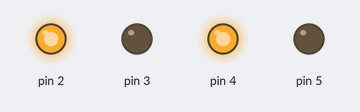
Bench run of a sketch on a simulated Arduino Uno, built with avr-gcc and run on an emulated ATmega328P. Parts: output pins drawn as LEDs (lit = HIGH).

Above: at 0.5 s.
At 2.5 s:
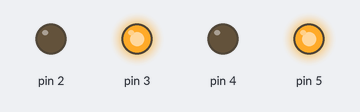
At 3.5 s:
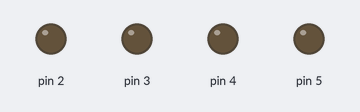
Timing chart, 0 to 5.2 s (numbered marks = the images above):
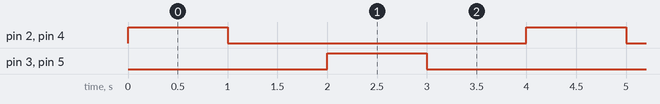

The sketch:

ControlDeGiroDelMotorConArduinoUsandoTransistores_Pag68_.ino
```cpp
 /* TRANSCRITO POR GUSTAVO JARRO CALLIZAYA*/
 /*DEL*/
 /*TEXTO: ROBOTICA CON ARDUINO 1 (SECUNDARI COMUNITARIA PRODUCTIVA
 * ) "TECHHOME"*/
  /* PRACTICA: CONTROL Y GIRO DE MOTOR CON ARDUINO USANDO TRANSISTORES
   *  PAGINA 68 DEL TEXTO*   */
void setup() {
  // put your setup code here, to run once:
  pinMode(2, OUTPUT);
  pinMode(3, OUTPUT);
  pinMode(4, OUTPUT);
  pinMode(5, OUTPUT);


}

void loop() {
  // put your main code here, to run repeatedly:
  digitalWrite(2, HIGH);
  digitalWrite(3, LOW);
  digitalWrite(4, HIGH);
  digitalWrite(5, LOW);
  delay(1000);
  digitalWrite(2, LOW);
  digitalWrite(3, LOW);
  digitalWrite(4, LOW);
  digitalWrite(5, LOW);
  delay(1000);
  digitalWrite(2, LOW);
  digitalWrite(3, HIGH);
  digitalWrite(4, LOW);
  digitalWrite(5, HIGH);
  delay(1000);
  digitalWrite(2, LOW);
  digitalWrite(3, LOW);
  digitalWrite(4, LOW);
  digitalWrite(5, LOW);
  delay(1000);
}
```

Measured:
- by itself, pin 2–5: alternates HIGH for 1.0 s and LOW for 3.0 s
- by itself, everything shown: repeats every 4.0 s, in 4 steps
